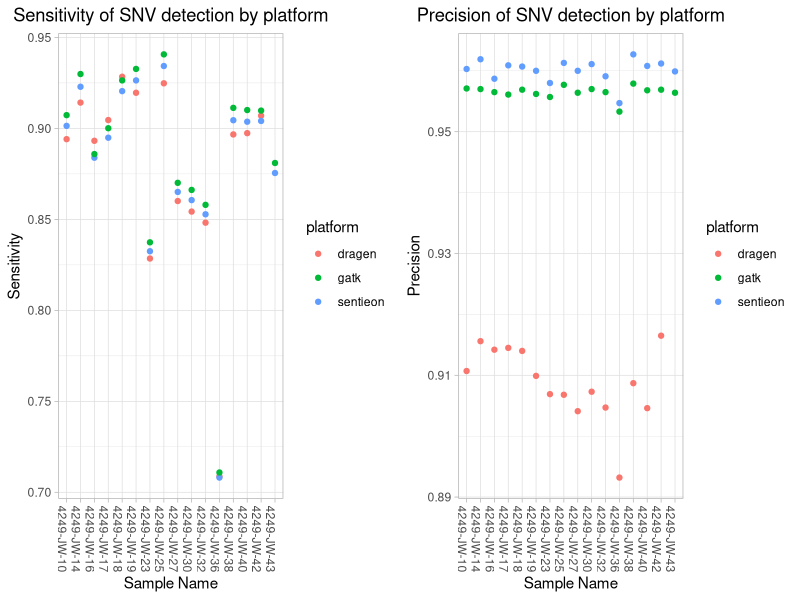

Write the R code that produced this figure.
## ---- chunk 1

suppressPackageStartupMessages({
  library(tidyverse)
  library(grid)
  library(gridExtra)
})
## ---- chunk 2
#Setup default themes
default_theme <- theme_light() + theme(axis.text.x = element_text(angle = -90), plot.title = element_text(hjust = 0.5))
## ---- chunk 3
rtg_summaries_df <- read.table("../tracked_data/rtg_summary_all_samples_minus_one_dragen.tsv", sep = "\t", header = TRUE) %>% dplyr::select(-X)
## ---- chunk 4
sensitivity_plot <- ggplot(rtg_summaries_df, aes(sample_name, Sensitivity, color = platform)) + geom_point() + default_theme + labs(x ="Sample Name", title = "Sensitivity of SNV detection by platform")
precision_plot <- ggplot(rtg_summaries_df, aes(sample_name, Precision, color = platform)) + geom_point() + default_theme + labs(x ="Sample Name", title = "Precision of SNV detection by platform")
grid.arrange(sensitivity_plot, precision_plot, ncol = 2)
## ---- chunk 5
snp_count_plot <- ggplot(rtg_summaries_df, aes(sample_name, True.pos.baseline, color = platform)) + geom_point() + default_theme + labs(x ="Sample Name", title = "SNV count in bulk sample by platform")
